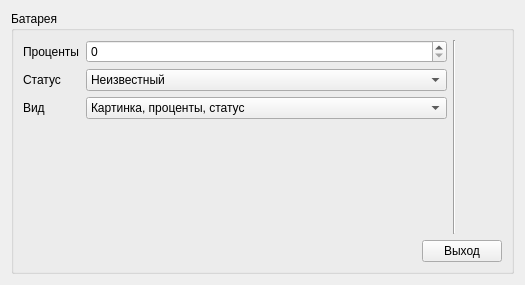
<?xml version="1.0" encoding="UTF-8"?>
<ui version="4.0">
 <class>Widget</class>
 <widget class="QWidget" name="Widget">
  <property name="geometry">
   <rect>
    <x>0</x>
    <y>0</y>
    <width>525</width>
    <height>285</height>
   </rect>
  </property>
  <property name="windowTitle">
   <string>Widget</string>
  </property>
  <layout class="QHBoxLayout" name="horizontalLayout_5">
   <item>
    <widget class="QGroupBox" name="groupBox">
     <property name="title">
      <string>Батарея</string>
     </property>
     <layout class="QVBoxLayout" name="verticalLayout_3">
      <item>
       <layout class="QHBoxLayout" name="horizontalLayout" stretch="1,0,0">
        <item>
         <layout class="QVBoxLayout" name="verticalLayout">
          <item>
           <layout class="QGridLayout" name="gridLayout" columnstretch="0,1" columnminimumwidth="0,0">
            <item row="0" column="0">
             <widget class="QLabel" name="label">
              <property name="text">
               <string>Проценты</string>
              </property>
             </widget>
            </item>
            <item row="0" column="1">
             <widget class="QSpinBox" name="percSpinBox">
              <property name="maximum">
               <number>100</number>
              </property>
             </widget>
            </item>
            <item row="1" column="0">
             <widget class="QLabel" name="label_2">
              <property name="text">
               <string>Статус</string>
              </property>
             </widget>
            </item>
            <item row="1" column="1">
             <widget class="QComboBox" name="statusComboBox">
              <item>
               <property name="text">
                <string>Неизвестный</string>
               </property>
              </item>
              <item>
               <property name="text">
                <string>Разряжается</string>
               </property>
              </item>
              <item>
               <property name="text">
                <string>Заряжается</string>
               </property>
              </item>
              <item>
               <property name="text">
                <string>Полная</string>
               </property>
              </item>
             </widget>
            </item>
            <item row="2" column="0">
             <widget class="QLabel" name="label_3">
              <property name="text">
               <string>Вид</string>
              </property>
             </widget>
            </item>
            <item row="2" column="1">
             <widget class="QComboBox" name="viewComboBox">
              <item>
               <property name="text">
                <string>Картинка, проценты, статус</string>
               </property>
              </item>
              <item>
               <property name="text">
                <string>Картинка, проценты</string>
               </property>
              </item>
              <item>
               <property name="text">
                <string>Картинка</string>
               </property>
              </item>
             </widget>
            </item>
           </layout>
          </item>
          <item>
           <spacer name="verticalSpacer_3">
            <property name="orientation">
             <enum>Qt::Vertical</enum>
            </property>
            <property name="sizeHint" stdset="0">
             <size>
              <width>20</width>
              <height>40</height>
             </size>
            </property>
           </spacer>
          </item>
         </layout>
        </item>
        <item>
         <widget class="Line" name="line">
          <property name="orientation">
           <enum>Qt::Vertical</enum>
          </property>
         </widget>
        </item>
        <item>
         <layout class="QVBoxLayout" name="verticalLayout_2">
          <item>
           <widget class="BatteryWidget" name="batteryWidget" native="true">
            <property name="minimumSize">
             <size>
              <width>40</width>
              <height>40</height>
             </size>
            </property>
            <property name="maximumSize">
             <size>
              <width>200</width>
              <height>100</height>
             </size>
            </property>
           </widget>
          </item>
          <item>
           <spacer name="verticalSpacer">
            <property name="orientation">
             <enum>Qt::Vertical</enum>
            </property>
            <property name="sizeHint" stdset="0">
             <size>
              <width>20</width>
              <height>40</height>
             </size>
            </property>
           </spacer>
          </item>
         </layout>
        </item>
       </layout>
      </item>
      <item>
       <layout class="QHBoxLayout" name="horizontalLayout_3">
        <item>
         <spacer name="horizontalSpacer_3">
          <property name="orientation">
           <enum>Qt::Horizontal</enum>
          </property>
          <property name="sizeHint" stdset="0">
           <size>
            <width>40</width>
            <height>20</height>
           </size>
          </property>
         </spacer>
        </item>
        <item>
         <widget class="QPushButton" name="quitButton">
          <property name="text">
           <string>Выход</string>
          </property>
         </widget>
        </item>
       </layout>
      </item>
     </layout>
    </widget>
   </item>
  </layout>
 </widget>
 <customwidgets>
  <customwidget>
   <class>BatteryWidget</class>
   <extends>QWidget</extends>
   <header>batterywidget.h</header>
   <container>1</container>
  </customwidget>
 </customwidgets>
 <resources/>
 <connections>
  <connection>
   <sender>quitButton</sender>
   <signal>clicked()</signal>
   <receiver>Widget</receiver>
   <slot>close()</slot>
   <hints>
    <hint type="sourcelabel">
     <x>682</x>
     <y>507</y>
    </hint>
    <hint type="destinationlabel">
     <x>372</x>
     <y>270</y>
    </hint>
   </hints>
  </connection>
 </connections>
</ui>
